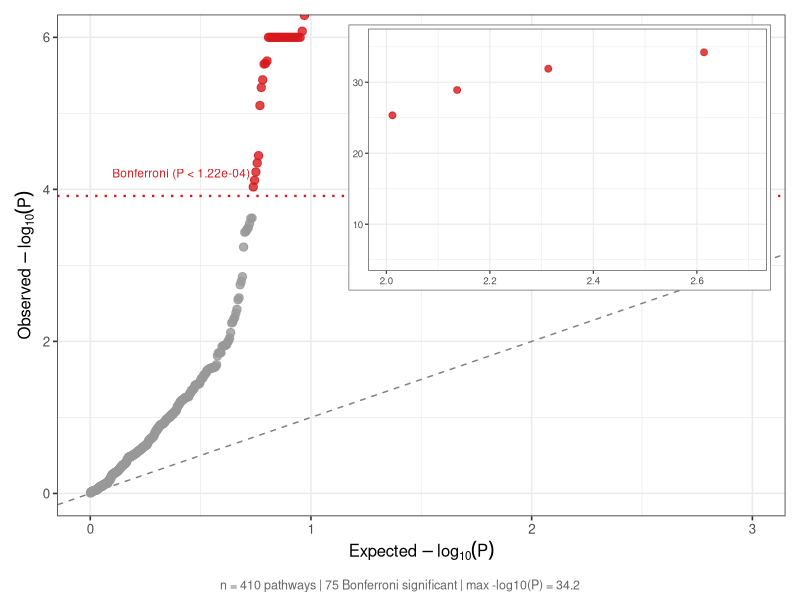
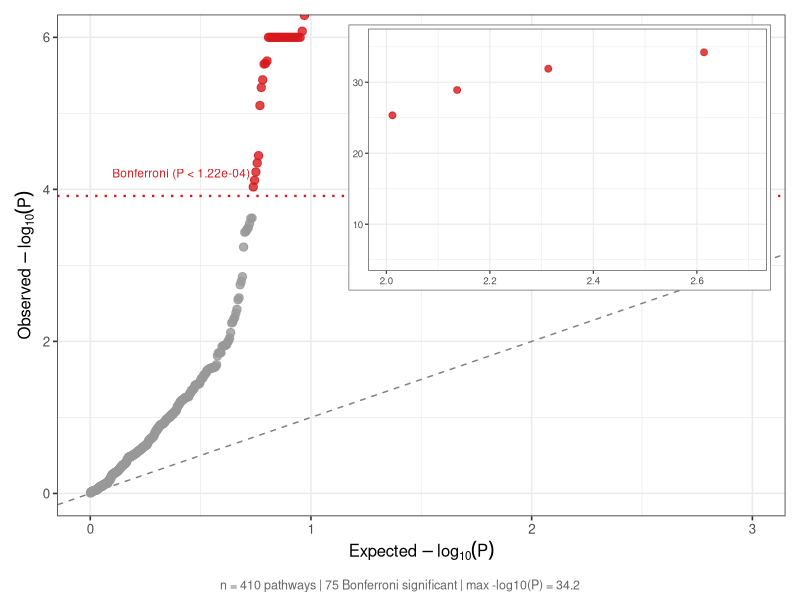
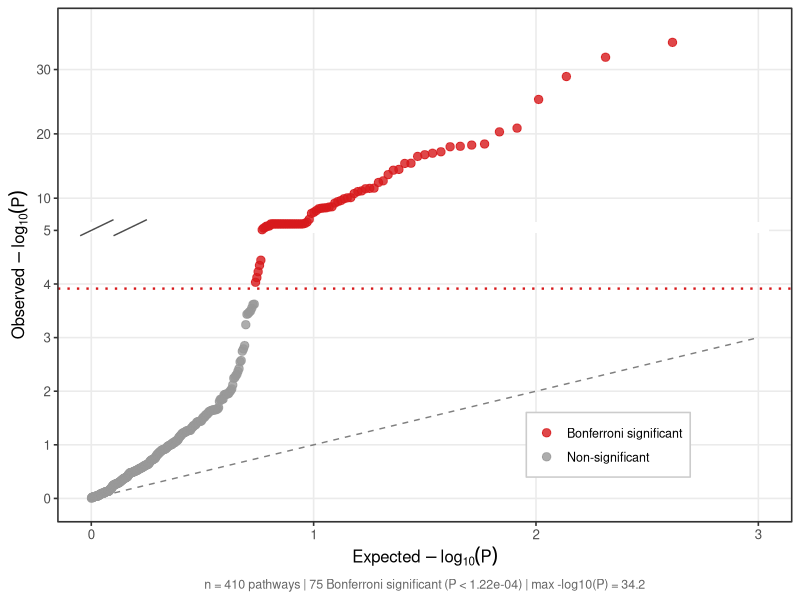
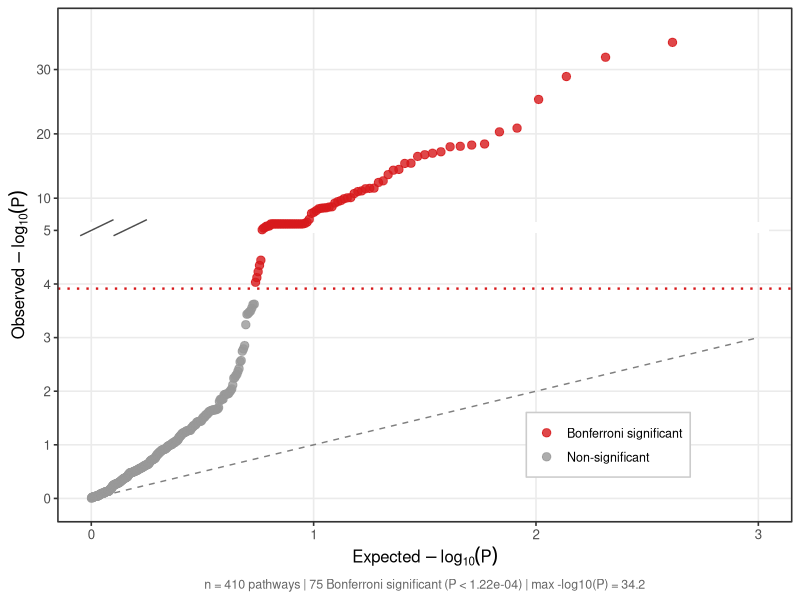
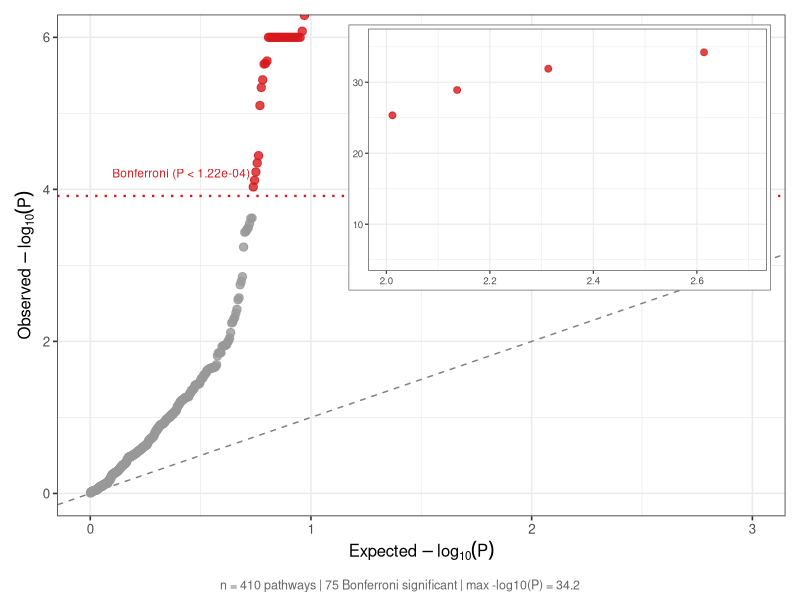
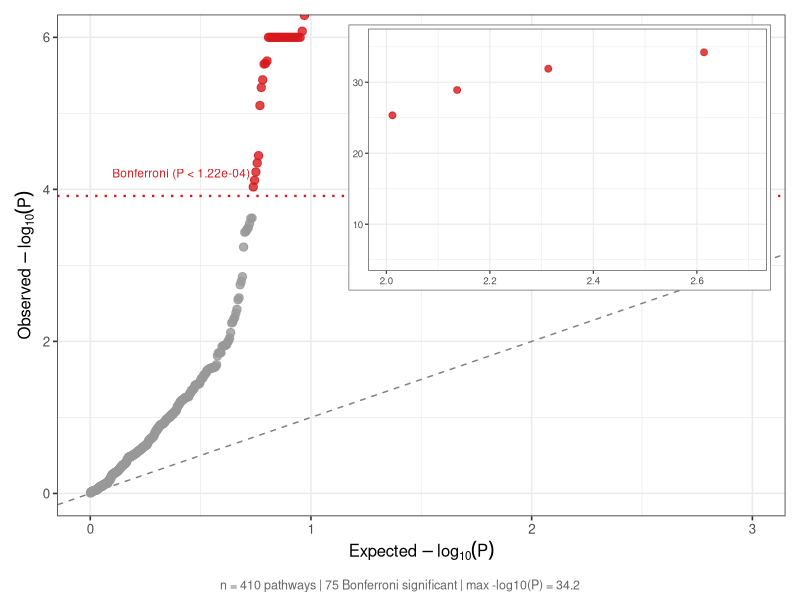

Recreate these plots in R, in order.
# QQ Plot for CATFISH B=1M GPD Results - Sorghum Stem Volume
# For "Comparison of CATFISH component tests" figure

library(ggplot2)
library(dplyr)
library(patchwork)

# Load results
res <- read.csv("sorghum_catfish_results/sorghum_stem_vol_CATFISH_B1000000_GPD.csv",
                stringsAsFactors = FALSE)

n_pathways <- nrow(res)
bonf_thresh <- 0.05 / n_pathways

# Calculate expected and observed -log10(p)
res <- res %>%
  arrange(omni_p_final) %>%
  mutate(
    rank = row_number(),
    expected_p = rank / (n_pathways + 1),
    expected_neglog10 = -log10(expected_p),
    observed_neglog10 = -log10(omni_p_final),
    significance = ifelse(omni_p_final < bonf_thresh,
                          "Bonferroni significant",
                          "Non-significant")
  )

res$significance <- factor(res$significance,
                           levels = c("Bonferroni significant", "Non-significant"))

n_sig <- sum(res$omni_p_final < bonf_thresh)
max_obs <- max(res$observed_neglog10)

cat("Summary:\n")
cat("  Total pathways:", n_pathways, "\n")
cat("  Bonferroni threshold:", format(bonf_thresh, digits = 3), "\n")
cat("  Bonferroni significant:", n_sig, "\n")
cat("  Max observed -log10(p):", round(max_obs, 1), "\n")

# =============================================================================
# QQ Plot with inset for extreme values
# =============================================================================

# Main panel - lower range (0-6)
panel_main <- ggplot(res, aes(x = expected_neglog10, y = observed_neglog10)) +
  geom_abline(slope = 1, intercept = 0, linetype = "dashed", color = "gray50") +
  geom_point(aes(color = significance), size = 2.5, alpha = 0.8) +
  scale_color_manual(
    values = c("Bonferroni significant" = "#D7191C", "Non-significant" = "gray60"),
    name = NULL
  ) +
  geom_hline(yintercept = -log10(bonf_thresh), linetype = "dotted", color = "#D7191C", linewidth = 0.8) +
  annotate("text", x = 0.1, y = -log10(bonf_thresh) + 0.3,
           label = sprintf("Bonferroni (P < %.2e)", bonf_thresh),
           hjust = 0, size = 3, color = "#D7191C") +
  labs(
    x = expression(Expected ~ -log[10](P)),
    y = expression(Observed ~ -log[10](P))
  ) +
  coord_cartesian(xlim = c(0, 3), ylim = c(0, 6)) +
  theme_bw(base_size = 12) +
  theme(
    legend.position = "none",
    plot.margin = margin(5, 5, 5, 5)
  )

# Inset panel - extreme values
panel_inset <- ggplot(res %>% filter(observed_neglog10 > 5),
                      aes(x = expected_neglog10, y = observed_neglog10)) +
  geom_point(aes(color = significance), size = 2, alpha = 0.8) +
  scale_color_manual(
    values = c("Bonferroni significant" = "#D7191C", "Non-significant" = "gray60"),
    guide = "none"
  ) +
  scale_y_continuous(breaks = seq(10, 35, by = 10)) +
  labs(x = NULL, y = NULL) +
  coord_cartesian(xlim = c(2, 2.7), ylim = c(5, 36)) +
  theme_bw(base_size = 9) +
  theme(
    panel.background = element_rect(fill = "white"),
    plot.background = element_rect(fill = "white", color = "gray40", linewidth = 0.5),
    plot.margin = margin(3, 3, 3, 3),
    axis.text = element_text(size = 7)
  )

# Combine with inset
qq_inset <- panel_main +
  inset_element(panel_inset, left = 0.4, bottom = 0.45, right = 0.98, top = 0.98) +
  # Add annotation pointing to inset
 plot_annotation(
    caption = sprintf("n = %d pathways | %d Bonferroni significant | max -log10(P) = %.1f",
                     n_pathways, n_sig, max_obs)
  ) &
  theme(plot.caption = element_text(size = 9, hjust = 0.5, color = "gray40"))

# =============================================================================
# Alternative: Broken axis version
# =============================================================================

# Transform y-axis: compress values > 5
res_broken <- res %>%
  mutate(
    y_display = case_when(
      observed_neglog10 <= 5 ~ observed_neglog10,
      observed_neglog10 > 5 ~ 5 + (observed_neglog10 - 5) * 0.12
    )
  )

max_y_display <- max(res_broken$y_display)

# Custom breaks
y_breaks <- c(0, 1, 2, 3, 4, 5, 5 + (10-5)*0.12, 5 + (20-5)*0.12, 5 + (30-5)*0.12)
y_labels <- c("0", "1", "2", "3", "4", "5", "10", "20", "30")

qq_broken <- ggplot(res_broken, aes(x = expected_neglog10, y = y_display)) +
  # Diagonal in lower region
  annotate("segment", x = 0, xend = 3, y = 0, yend = 3,
           linetype = "dashed", color = "gray50") +
  # Break indicator
  annotate("rect", xmin = -0.15, xmax = 3.05, ymin = 4.95, ymax = 5.15,
           fill = "white", color = NA) +
  annotate("segment", x = -0.05, xend = 0.1, y = 4.9, yend = 5.2, color = "gray30", linewidth = 0.5) +
  annotate("segment", x = 0.1, xend = 0.25, y = 4.9, yend = 5.2, color = "gray30", linewidth = 0.5) +
  # Points
  geom_point(aes(color = significance), size = 2.5, alpha = 0.8) +
  scale_color_manual(
    values = c("Bonferroni significant" = "#D7191C", "Non-significant" = "gray60"),
    name = NULL
  ) +
  # Bonferroni line
  geom_hline(yintercept = -log10(bonf_thresh), linetype = "dotted", color = "#D7191C", linewidth = 0.8) +
  scale_y_continuous(breaks = y_breaks, labels = y_labels) +
  labs(
    x = expression(Expected ~ -log[10](P)),
    y = expression(Observed ~ -log[10](P)),
    caption = sprintf("n = %d pathways | %d Bonferroni significant (P < %.2e) | max -log10(P) = %.1f",
                     n_pathways, n_sig, bonf_thresh, max_obs)
  ) +
  coord_cartesian(xlim = c(0, 3), ylim = c(0, max_y_display + 0.2), clip = "off") +
  theme_bw(base_size = 12) +
  theme(
    legend.position = c(0.75, 0.15),
    legend.background = element_rect(fill = "white", color = "gray80"),
    legend.text = element_text(size = 9),
    panel.grid.minor = element_blank(),
    plot.caption = element_text(size = 9, hjust = 0.5, color = "gray40")
  )

# =============================================================================
# Save figures
# =============================================================================

fig_dir <- "sorghum_catfish_results/figures"
if (!dir.exists(fig_dir)) dir.create(fig_dir, recursive = TRUE)

# Also save to main Figures folder for the component test figure
main_fig_dir <- "Figures/Fig_Sorghum_Component_Tests"
if (!dir.exists(main_fig_dir)) dir.create(main_fig_dir, recursive = TRUE)

# Save inset version
ggsave(file.path(fig_dir, "qq_plot_GPD_B1M_pathways.png"), qq_inset, width = 6, height = 6, dpi = 300)
ggsave(file.path(fig_dir, "qq_plot_GPD_B1M_pathways.pdf"), qq_inset, width = 6, height = 6)

# Save broken axis version
ggsave(file.path(fig_dir, "qq_plot_GPD_B1M_broken.png"), qq_broken, width = 6, height = 6, dpi = 300)
ggsave(file.path(fig_dir, "qq_plot_GPD_B1M_broken.pdf"), qq_broken, width = 6, height = 6)

# Copy to main figures folder
ggsave(file.path(main_fig_dir, "qq_omnibus_pathways_sorghum.png"), qq_inset, width = 6, height = 6, dpi = 300)
ggsave(file.path(main_fig_dir, "qq_omnibus_pathways_sorghum.pdf"), qq_inset, width = 6, height = 6)

cat("\nFigures saved:\n")
cat("  ", fig_dir, "/qq_plot_GPD_B1M_pathways.png/pdf (inset version)\n")
cat("  ", fig_dir, "/qq_plot_GPD_B1M_broken.png/pdf (broken axis version)\n")
cat("  ", main_fig_dir, "/qq_omnibus_pathways_sorghum.png/pdf\n")
